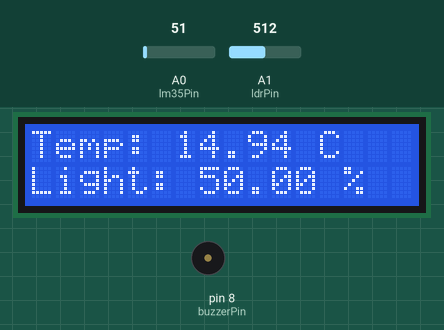
Recording of a sketch running on a simulated Arduino Uno, built with avr-gcc and run on an emulated ATmega328P. On the bench: 16×2 character LCD, buzzer (waves = sounding, pin HIGH). The test bench sets the inputs (shaded band); at power-on: A0 (lm35Pin) = 51, A1 (ldrPin) = 512. What the sketch prints to the serial monitor is not drawn.

Above: at 1.2 s.
1.3 s: A0 (lm35Pin) set to 78
At 3.3 s:
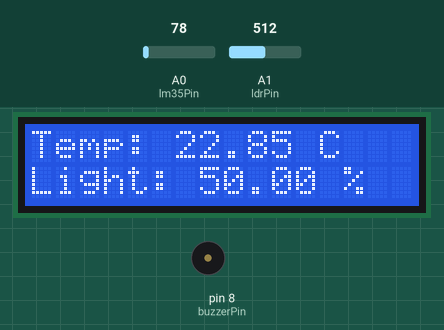
4.0 s: A0 (lm35Pin) set to 87
At 4.8 s:
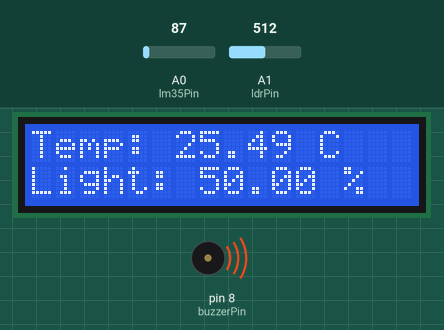
6.7 s: A1 (ldrPin) set to 716
At 9.0 s:
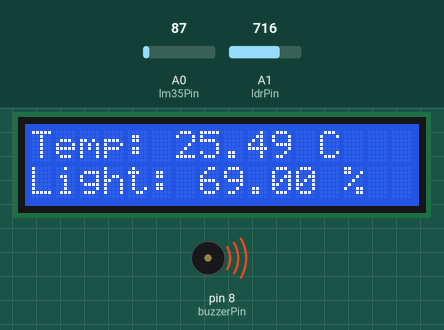
9.7 s: A1 (ldrPin) set to 900
At 11.7 s:
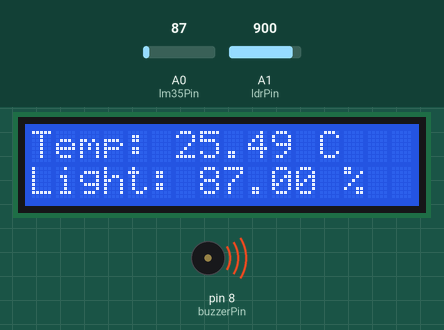
12.4 s: A0 (lm35Pin) set to 71
At 14.6 s:
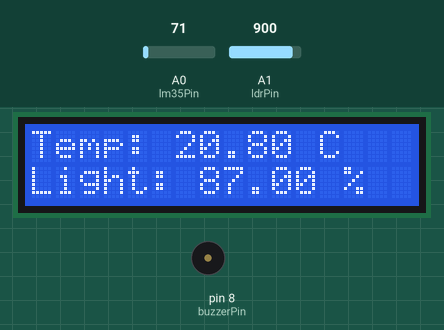
15.8 s: A1 (ldrPin) set to 1023
At 17.3 s:
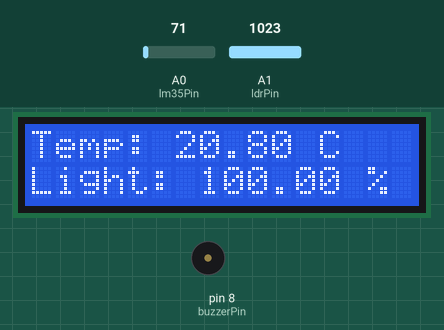
Timing chart, 0 to 18.8 s (numbered marks = the images above; inputs shaded):
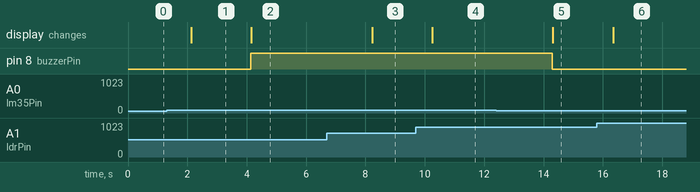

Measured:
- the behaviour switches between 81 and 82 on A0 (lm35Pin) (found by bisection; images 1 and 2)
- after the input at 1.3 s, the display: changes after 0.83 s (image 1)
- after the input at 4.0 s, pin 8 (buzzerPin): LOW → HIGH after 0.13 s; the display: changes after 0.16 s (image 2)
- after the input at 6.7 s, the display: changes after 1.5 s (image 3)
- after the input at 9.7 s, the display: changes after 0.55 s (image 4)
- after the input at 12.4 s, pin 8 (buzzerPin): HIGH → LOW after 1.9 s; the display: changes after 1.9 s (image 5)
- after the input at 15.8 s, the display: changes after 0.55 s (image 6)

The sketch:

Arduino.ino
```cpp
#include <Wire.h>
#include <LiquidCrystal_I2C.h>

LiquidCrystal_I2C lcd(0x27, 16, 2); // Alamat I2C bisa berbeda, sesuaikan jika perlu

const int lm35Pin = A0;
const int ldrPin = A1;
const int buzzerPin = 8;
const float voltageReference = 3.0; // Tegangan referensi 3V

void setup() {
  Serial.begin(9600); // Inisialisasi komunikasi serial
  lcd.begin(16, 2); // Inisialisasi LCD
  lcd.backlight(); // Mengaktifkan lampu belakang LCD
  pinMode(lm35Pin, INPUT);
  pinMode(ldrPin, INPUT);
  pinMode(buzzerPin, OUTPUT);
}

float calculateMembership(float value, float start, float end) {
  if (value <= start) return 0;
  if (value >= end) return 1;
  return (value - start) / (end - start);
}

void fuzzifyTemperature(float temperature, float &sejuk, float &hangat) {
  sejuk = calculateMembership(temperature, 10, 25);
  hangat = calculateMembership(temperature, 20, 35);
}

void fuzzifyLightIntensity(float light, float &redup, float &terang) {
  redup = calculateMembership(light, 20, 50);
  terang = calculateMembership(light, 45, 75);
}

int defuzzifyOutput(float sejuk, float hangat, float redup, float terang, float temperatureC) {
  if (temperatureC > 24) {
    return 1;
  }
  return 0;
}

void loop() {
  // Membaca suhu dari sensor LM35
  int lm35Value = analogRead(lm35Pin);
  float voltage = lm35Value * (voltageReference / 1024.0);
  float temperatureC = voltage * 100.0;

  // Membaca intensitas cahaya dari sensor LDR
  int ldrValue = analogRead(ldrPin);
  float lightIntensity = map(ldrValue, 0, 1023, 0, 100); // Mengonversi ke persentase

  // Fuzzyfikasi
  float sejuk, hangat, redup, terang;
  fuzzifyTemperature(temperatureC, sejuk, hangat);
  fuzzifyLightIntensity(lightIntensity, redup, terang);

  // Defuzzifikasi
  int buzzerOutput = defuzzifyOutput(sejuk, hangat, redup, terang, temperatureC);
  digitalWrite(buzzerPin, buzzerOutput);

  // Menampilkan suhu dan intensitas cahaya pada LCD
  lcd.clear();
  lcd.setCursor(0, 0);
  lcd.print("Temp: ");
  lcd.print(temperatureC);
  lcd.print(" C");

  lcd.setCursor(0, 1);
  lcd.print("Light: ");
  lcd.print(lightIntensity);
  lcd.print(" %");

  // Mengirim data ke serial monitor
  Serial.print("Temperature: ");
  Serial.print(temperatureC);
  Serial.print(" C, Light Intensity: ");
  Serial.print(lightIntensity);
  Serial.println(" %");

  delay(2000); // Tunggu 2 detik sebelum membaca lagi
}
```
